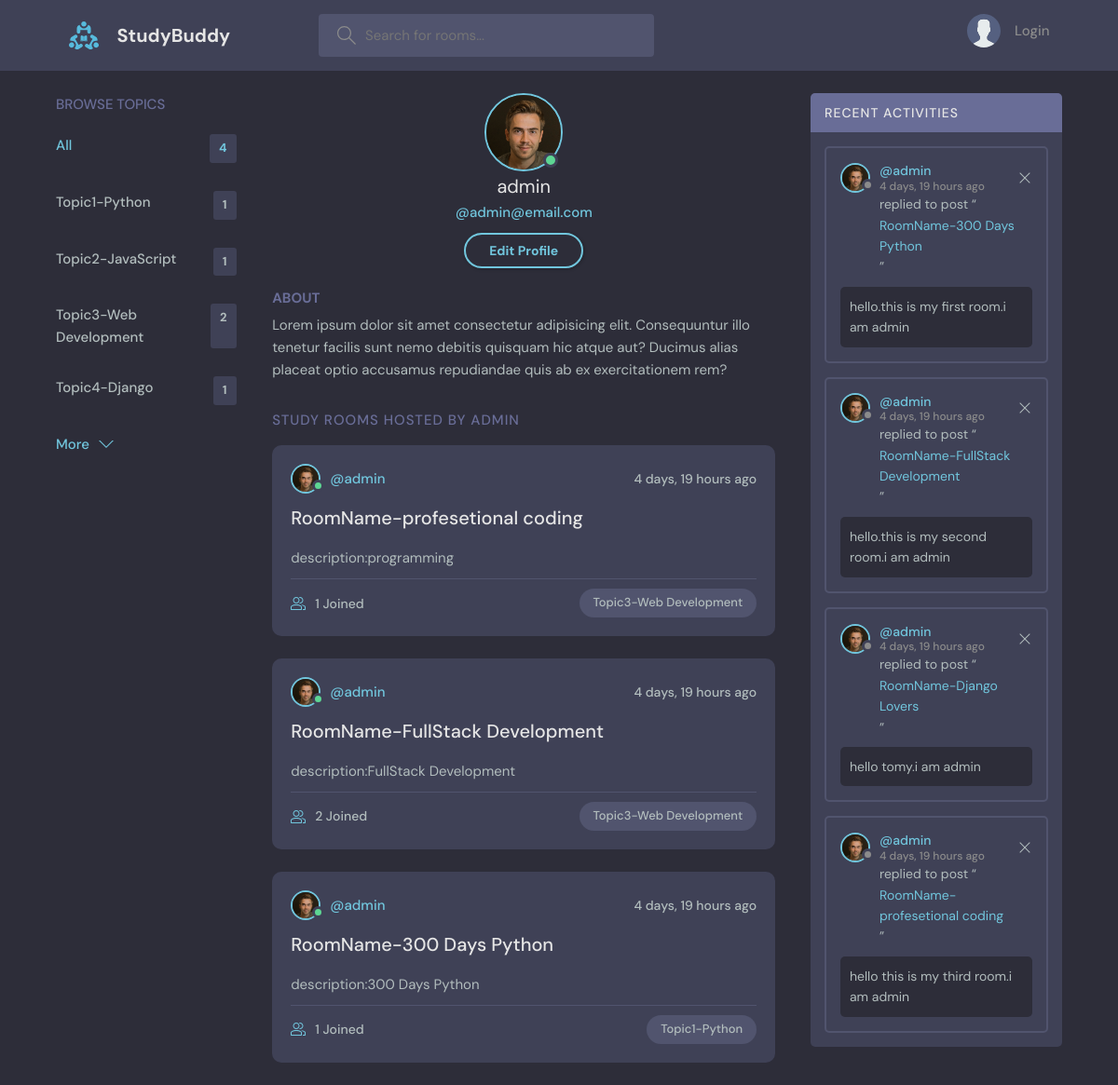
The page /user-profile/1/ on the database as committed earlier.
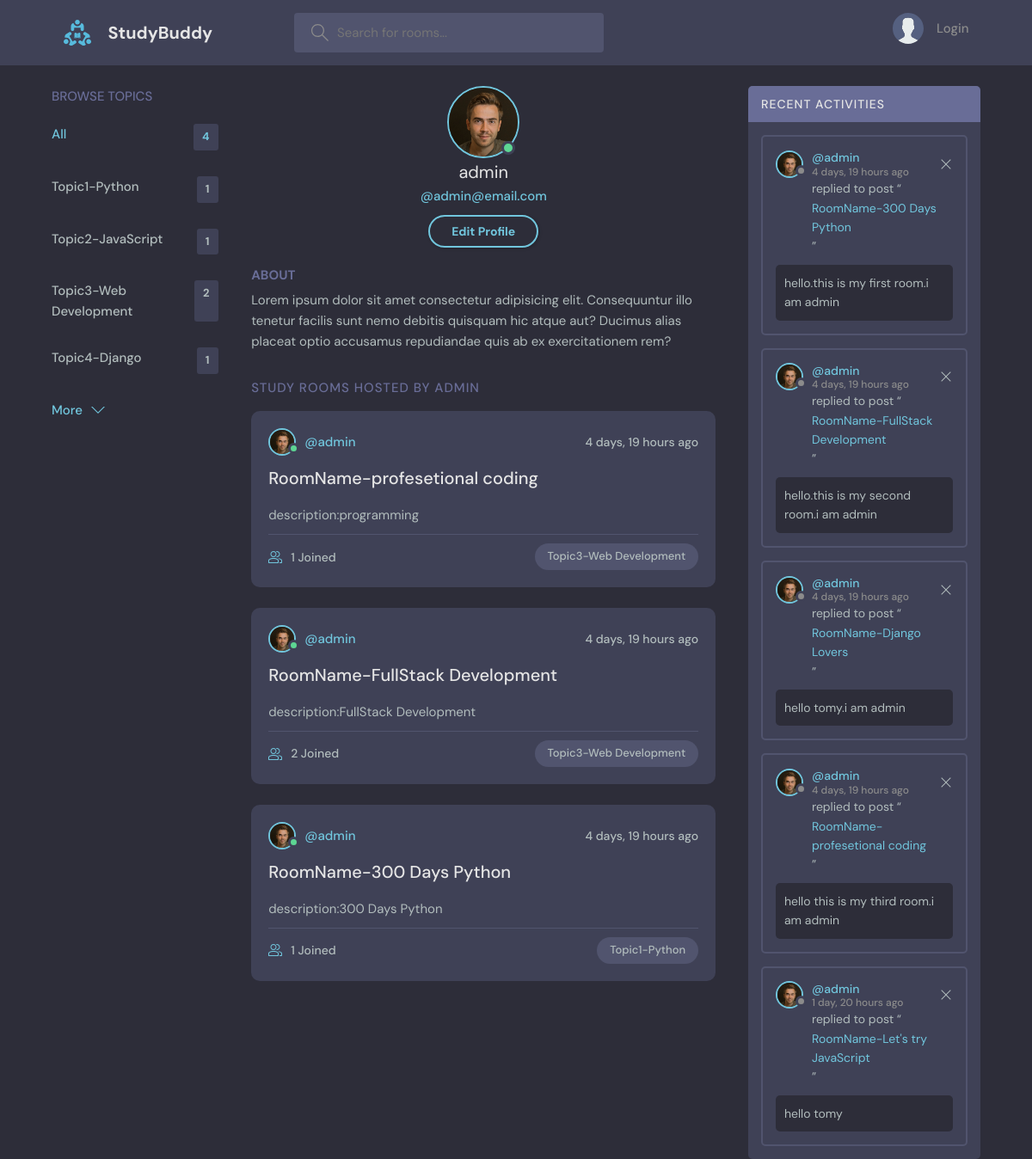
The same page on the database as committed later.
### base/models.py (models this page shows, shortened)
class Topic(models.Model):
    name=models.CharField(max_length=200)

class User(AbstractUser):
    name=models.CharField(max_length=200)
    bio=models.TextField(null=True)
    avatar=models.ImageField(default='avatar.svg',null=True)
    email=models.EmailField(unique=True,null=True)
    USERNAME_FIELD='email'
    REQUIRED_FIELDS=['username']

class Room(models.Model):
    host=models.ForeignKey(User,on_delete=models.SET_NULL,null=True)
    topic=models.ForeignKey(Topic,on_delete=models.SET_NULL,null=True)
    name=models.CharField(max_length=200)
    description=models.TextField(null=True,blank=True)
    participants=models.ManyToManyField(User,related_name='participants',blank=True)
    created=models.DateTimeField(auto_now_add=True)
    updated=models.DateTimeField(auto_now=True)
    class Meta:
        ordering=['-created','-updated']

class Message(models.Model):
    user=models.ForeignKey(User,on_delete=models.CASCADE)
    room=models.ForeignKey(Room,on_delete=models.CASCADE)
    body=models.TextField()
    created=models.DateTimeField(auto_now_add=True)
    updated=models.DateTimeField(auto_now=True)
    def __str__(self):
        return self.body[0:50]

### base/views.py (the view)
# urls.py: path('user-profile/<str:pk>/',views.uesrProfile,name='profile'),
def uesrProfile(request,pk):
    user=User.objects.get(id=pk)
    topics=Topic.objects.all()
    rooms=user.room_set.all()
    room_messages=user.message_set.all()
    context={'topics':topics,'rooms':rooms,'room_messages':room_messages,'user':user}
    return render(request,'base/profile.html',context)

### base/templates/base/profile.html (shortened to what this page needs)
{% extends 'main.html' %}
{% block content %}
  <main class="profile-page layout layout--3">
    <div class="container">
      {% include 'base/topics_component.html' %}
      <div class="roomList">
        <div class="profile">
          <div class="profile__avatar">
            <div class="avatar avatar--large active">
              <img src="{{user.avatar.url}}" />
            </div>
          </div>
          <div class="profile__info">
            <h3>{{user.username}}</h3>
            <p>@{{user}}</p>
            <a href="{% url 'update-user' %}" class="btn btn--main btn--pill">Edit Profile</a>
          </div>
          <div class="profile__about">
            <h3>About</h3>
            <p>
              Lorem ipsum dolor sit amet consectetur adipisicing elit. Consequuntur illo tenetur
              facilis sunt nemo debitis quisquam hic atque aut? Ducimus alias placeat optio
              accusamus repudiandae quis ab ex exercitationem rem?
            </p>
          </div>
        </div>
        <div class="roomList__header">
          <div>
            <h2>Study Rooms Hosted by {{user.username}}</a>
            </h2>
          </div>
        </div>
        {% for room in rooms %}
        <div class="roomListRoom">
          <div class="roomListRoom__header">
            <a href="{% url 'profile' room.host.id %}" class="roomListRoom__author">
              <div class="avatar avatar--small active">
                <img src="{{room.host.avatar.url}}" />
              </div>
              <span>@{{room.host.username}}</span>
            </a>
            <div class="roomListRoom__actions">
              <span>{{room.created|timesince}} ago</span>
            </div>
          </div>
          <div class="roomListRoom__content">
            <a href="{% url 'room' room.id %}">{{room.name}}</a>
            <p>
             {{room.description}}
            </p>
          </div>
          <div class="roomListRoom__meta">
            <a class="roomListRoom__joined">
              {{room.participants.count}} Joined
            </a>
            <p class="roomListRoom__topic">{{room.topic.name}}</p>
          </div>
        </div>
        {% endfor %}
      </div>
      {% include 'base/activity_component.html' %}
    </div>
  </main>
{% endblock content %}

### base/templates/main.html (shortened to what this page needs)
{% load static %}
{% include 'navbar.html' %}
<!DOCTYPE html>
<html lang="en">
  <head>
    <link rel="stylesheet" href="{% static 'styles/style.css' %}" />
  </head>
  <body>
  </body>
  {% block content %}
  {% endblock content %}
</html>

### base/templates/navbar.html (shortened to what this page needs)
{% load static %}
<header class="header header--loggedIn">
    <div class="container">
      <a href="/" class="header__logo">
        <img src="{% static 'images/logo.svg' %}" />
        <h1>StudyBuddy</h1>
      </a>
      <form class="header__search">
        <label>
          <input placeholder="Search for rooms..." />
        </label>
      </form>
      <nav class="header__menu">
        {% if request.user.is_authenticated %}
        <div class="header__user">
          <a href="{% url 'profile' request.user.id %}">
            <div class="avatar avatar--medium active">
              <img src="{{request.user.avatar.url}}" />
            </div>
            <p>{{request.user.username}}<span>@{{request.user}}</span></p>
          </a>
          <button class="dropdown-button">
            <svg version="1.1" xmlns="http://www.w3.org/2000/svg" width="32" height="32" viewBox="0 0 32 32">
              <title>chevron-down</title>
              <path d="M16 21l-13-13h-3l16 16 16-16h-3l-13 13z"></path>
            </svg>
          </button>
        </div>
        <div class="dropdown-menu">
          <a href="{% url 'update-user' %}" class="dropdown-link"
            ><svg version="1.1" xmlns="http://www.w3.org/2000/svg" width="32" height="32" viewBox="0 0 32 32">
              <title>tools</title>
              <path
                d="M27.465 32c-1.211 0-2.35-0.471-3.207-1.328l-9.392-9.391c-2.369 0.898-4.898 0.951-7.355 0.15-3.274-1.074-5.869-3.67-6.943-6.942-0.879-2.682-0.734-5.45 0.419-8.004 0.135-0.299 0.408-0.512 0.731-0.572 0.32-0.051 0.654 0.045 0.887 0.277l5.394 5.395 3.586-3.586-5.394-5.395c-0.232-0.232-0.336-0.564-0.276-0.887s0.272-0.596 0.572-0.732c2.552-1.152 5.318-1.295 8.001-0.418 3.274 1.074 5.869 3.67 6.943 6.942 0.806 2.457 0.752 4.987-0.15 7.358l9.392 9.391c0.844 0.842 1.328 2.012 1.328 3.207-0 2.5-2.034 4.535-4.535 4.535zM15.101 19.102c0.26 0 0.516 0.102 0.707 0.293l9.864 9.863c0.479 0.479 1.116 0.742 1.793 0.742 1.398 0 2.535-1.137 2.535-2.535 0-0.668-0.27-1.322-0.742-1.793l-9.864-9.863c-0.294-0.295-0.376-0.74-0.204-1.119 0.943-2.090 1.061-4.357 0.341-6.555-0.863-2.631-3.034-4.801-5.665-5.666-1.713-0.561-3.468-0.609-5.145-0.164l4.986 4.988c0.391 0.391 0.391 1.023 0 1.414l-5 5c-0.188 0.188-0.441 0.293-0.707 0.293s-0.52-0.105-0.707-0.293l-4.987-4.988c-0.45 1.682-0.397 3.436 0.164 5.146 0.863 2.631 3.034 4.801 5.665 5.666 2.2 0.721 4.466 0.604 6.555-0.342 0.132-0.059 0.271-0.088 0.411-0.088z"
              ></path>
            </svg>
            Settings</a
          >
          <a href="{% url 'logout' %}" class="dropdown-link"
            ><svg version="1.1" xmlns="http://www.w3.org/2000/svg" width="32" height="32" viewBox="0 0 32 32">
              <title>sign-out</title>
              <path
                d="M3 0h22c0.553 0 1 0 1 0.553l-0 3.447h-2v-2h-20v28h20v-2h2l0 3.447c0 0.553-0.447 0.553-1 0.553h-22c-0.553 0-1-0.447-1-1v-30c0-0.553 0.447-1 1-1z"
              ></path>
              <path
                d="M21.879 21.293l1.414 1.414 6.707-6.707-6.707-6.707-1.414 1.414 4.293 4.293h-14.172v2h14.172l-4.293 4.293z"
              ></path>
            </svg>
            Logout</a
          >
        </div>
        {% else %}
        <a href="{% url 'login' %}">
          <img src="{% static 'images/avatar.svg' %}" />
          <p>Login</p>
        </a>
        {% endif %}
      </nav>
    </div>
  </header>

### base/templates/base/topics_component.html
<div class="topics">
    <div class="topics__header">
      <h2>Browse Topics</h2>
    </div>
    <ul class="topics__list">
      <li>
        <a href="/" class="active">All <span>{{topics.count}}</span></a>
      </li>
      {% for topic in topics %}
      <li>
        <a href="{% url 'home' %}?q={{topic.name}}">{{topic.name}} <span>{{topic.room_set.all.count}}</span></a>
      </li>
      {% endfor %}
    </ul>
    <a class="btn btn--link" href="{% url 'topics' %}">
      More
      <svg version="1.1" xmlns="http://www.w3.org/2000/svg" width="32" height="32" viewBox="0 0 32 32">
        <title>chevron-down</title>
        <path d="M16 21l-13-13h-3l16 16 16-16h-3l-13 13z"></path>
      </svg>
    </a>
  </div>

### base/templates/base/activity_component.html
<div class="activities">
          <div class="activities__header">
            <h2>Recent Activities</h2>
          </div>
          {% for message in room_messages %}
          <div class="activities__box">
            <div class="activities__boxHeader roomListRoom__header">
              <a href="profile.html" class="roomListRoom__author">
                <div class="avatar avatar--small">
                  <img src="{{message.user.avatar.url}}" />
                </div>
                <p>
                  @{{message.user.username}}
                  <span>{{message.created|timesince}} ago</span>
                </p>
              </a>
              <div class="roomListRoom__actions">
                <a href="#">
                  <svg version="1.1" xmlns="http://www.w3.org/2000/svg" width="32" height="32" viewBox="0 0 32 32">
                    <title>remove</title>
                    <path
                      d="M27.314 6.019l-1.333-1.333-9.98 9.981-9.981-9.981-1.333 1.333 9.981 9.981-9.981 9.98 1.333 1.333 9.981-9.98 9.98 9.98 1.333-1.333-9.98-9.98 9.98-9.981z"
                    ></path>
                  </svg>
                </a>
              </div>
            </div>
            <div class="activities__boxContent">
              <p>replied to post “<a href="room.html">{{message.room.name}}</a>”</p>
              <div class="activities__boxRoomContent">
                {{message}}
              </div>
            </div>
          </div>
          {% endfor %}
        </div>

Rows that differ between the two databases and show on the page:
added Message: user.avatar (picture), user.username "admin", created "1 day, 20 hours", room.name "RoomName-Let's try JavaScript", body "hello tomy"
